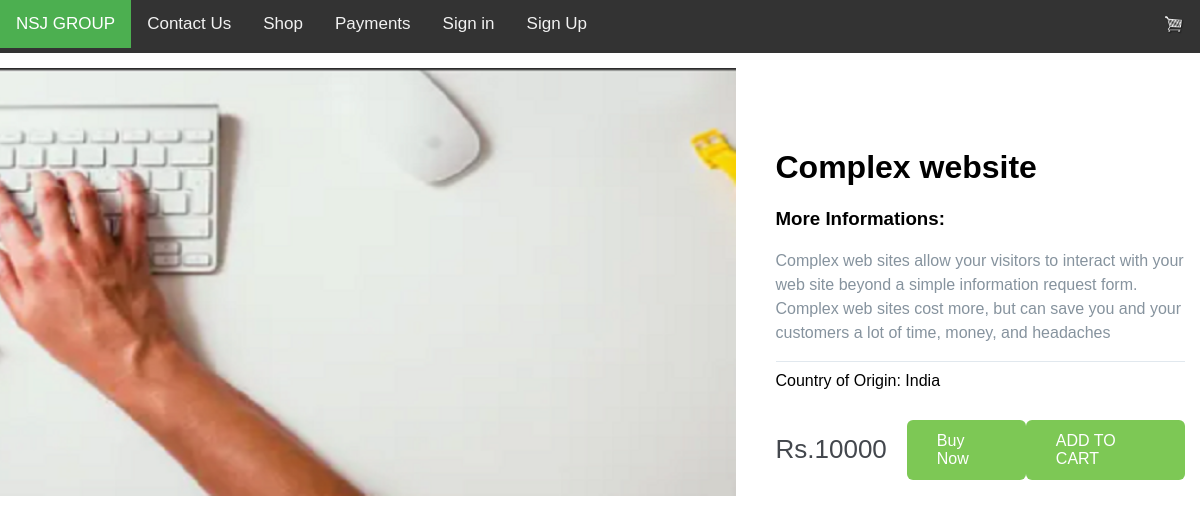
The page /itemdetails/3/ on the database its author committed.
### homepage/models.py (models this page shows, shortened)
class Item(models.Model):
    item_name = models.CharField(max_length=1024)
    item_image = models.ImageField(upload_to = 'None')
    item_price = models.PositiveIntegerField()
    item_publisher = models.CharField(max_length=1024)
    item_origin = models.CharField(max_length=1024)
    item_description = models.TextField()
    item_slug = models.SlugField()

### homepage/views.py (the view)
# urls.py: path('itemdetails/<int:itemid>/', itemdetails, name="itemdetails"),
def itemdetails(request, itemid):
    item = Item.objects.get(pk= itemid)
    return render(request, "itemdetails.html", {'item': item})

### templates/itemdetails.html (shortened to what this page needs)
{% extends 'menu.html' %}
{% block content %}
<main style="  max-width: 1200px;
  margin: 0 auto;
  padding: 15px;
  display: flex;" class="container">
  <div style="  width: 65%;
  position: relative;" class="left-column">
    <img style="  width: 100%;
  position: absolute;
  left: -40px;
  right: 10px;
  top: 0;
  opacity: 0;
  transition: all 0.3s ease;
  opacity: 1;" data-image="black class="active" src="{{item.item_image.url}}" alt="">
   </div>
  <div style="  width: 35%;
  margin-top: 60px;" class="right-column">
    <div style="  border-bottom: 1px solid #E1E8EE;
  margin-bottom: 10px;" class="product-description">
      <h1>{{item.item_name}}</h1>
      <h3 >More Informations:</h3>
      <p style="  font-size: 16px;
  font-weight: 300;
  color: #86939E;
  line-height: 24px;">{{item.item_description}}</p>
    </div>
    <div class="product-configuration">
      <div style=" margin-bottom: 30px;" class="product-color">
        <span>Country of Origin: {{item.item_origin}}</span>
    </div>
    <div style="  display: flex;
  align-items: center;" class="product-price">
      <span style="  font-size: 26px;
  font-weight: 300;
  color: #43474D;
  margin-right: 20px;" >Rs.{{item.item_price}}</span>
{% if user.is_authenticated %}
<a  style="  display: inline-block;
background-color: #7DC855;
border-radius: 6px;
font-size: 16px;
color: #FFFFFF;
text-decoration: none;
padding: 12px 30px;
transition: all .5s;"  href="{% url 'buynow' item.id user.id %}">Buy Now</a>
<a  style="  display: inline-block;
background-color: #7DC855;
border-radius: 6px;
font-size: 16px;
color: #FFFFFF;
text-decoration: none;
padding: 12px 30px;
transition: all .5s;"  href="{% url 'addtocart' user.id item.id %}">ADD TO CART</a>
{% else %}
<a  style="  display: inline-block;
background-color: #7DC855;
border-radius: 6px;
font-size: 16px;
color: #FFFFFF;
text-decoration: none;
padding: 12px 30px;
transition: all .5s;"  href="{% url 'buynow' %}">Buy Now</a>
<a  style="  display: inline-block;
background-color: #7DC855;
border-radius: 6px;
font-size: 16px;
color: #FFFFFF;
text-decoration: none;
padding: 12px 30px;
transition: all .5s;"  href="{% url 'addtocart_inactiveuser' %}">ADD TO CART</a>
{% endif %}
    </div>
  </div>
</main>
{% endblock %}

### templates/menu.html (style rules this page uses)
body { margin: 0; font-family: Arial, Helvetica, sans-serif; }

### rows shown on the page
Item: item_image (picture), item_name "Complex website", item_description "Complex web sites allow your visitors to interact with your web site beyond a simple information request form. Complex web sites cost more, but can save you and your customers a lot of time, money, and headaches", item_origin "India", item_price "10000"
